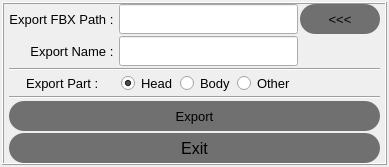
<?xml version="1.0" encoding="UTF-8"?>
<ui version="4.0">
 <class>form_exportFbxTools</class>
 <widget class="QWidget" name="form_exportFbxTools">
  <property name="geometry">
   <rect>
    <x>0</x>
    <y>0</y>
    <width>371</width>
    <height>166</height>
   </rect>
  </property>
  <property name="font">
   <font>
    <pointsize>10</pointsize>
   </font>
  </property>
  <property name="windowTitle">
   <string>Export FBX Tools v1.0</string>
  </property>
  <layout class="QGridLayout" name="gridLayout_4">
   <property name="leftMargin">
    <number>2</number>
   </property>
   <property name="topMargin">
    <number>2</number>
   </property>
   <property name="rightMargin">
    <number>2</number>
   </property>
   <property name="bottomMargin">
    <number>2</number>
   </property>
   <property name="spacing">
    <number>0</number>
   </property>
   <item row="0" column="0">
    <widget class="QFrame" name="frame">
     <property name="frameShape">
      <enum>QFrame::Box</enum>
     </property>
     <property name="frameShadow">
      <enum>QFrame::Raised</enum>
     </property>
     <layout class="QGridLayout" name="gridLayout">
      <property name="leftMargin">
       <number>5</number>
      </property>
      <property name="topMargin">
       <number>0</number>
      </property>
      <property name="rightMargin">
       <number>5</number>
      </property>
      <property name="bottomMargin">
       <number>0</number>
      </property>
      <property name="spacing">
       <number>2</number>
      </property>
      <item row="2" column="0" colspan="7">
       <widget class="Line" name="line">
        <property name="orientation">
         <enum>Qt::Horizontal</enum>
        </property>
       </widget>
      </item>
      <item row="5" column="0" colspan="7">
       <widget class="QPushButton" name="pushButton_export">
        <property name="minimumSize">
         <size>
          <width>0</width>
          <height>30</height>
         </size>
        </property>
        <property name="styleSheet">
         <string notr="true">QPushButton {
    background-color: #707070; /* 默认背景颜色 */
	border-width: 0px;
	border-radius: 15px;
}

QPushButton:hover {
    background-color: rgba(0,0,200,60); /* 鼠标悬停颜色 */
}

QPushButton:pressed {
    background-color: rgba(0,0,0,180); /* 鼠标点击颜色 */
}
</string>
        </property>
        <property name="text">
         <string>Export</string>
        </property>
       </widget>
      </item>
      <item row="3" column="4">
       <widget class="QRadioButton" name="radioButton_otherPart">
        <property name="text">
         <string>Other</string>
        </property>
       </widget>
      </item>
      <item row="6" column="0" colspan="7">
       <widget class="QPushButton" name="pushButton_exit">
        <property name="minimumSize">
         <size>
          <width>0</width>
          <height>30</height>
         </size>
        </property>
        <property name="font">
         <font>
          <pointsize>12</pointsize>
         </font>
        </property>
        <property name="styleSheet">
         <string notr="true">QPushButton {
    background-color: #707070; /* 默认背景颜色 */
	border-width: 0px;
	border-radius: 15px;
}

QPushButton:hover {
    background-color: rgba(0,0,200,60); /* 鼠标悬停颜色 */
}

QPushButton:pressed {
    background-color: rgba(0,0,0,180); /* 鼠标点击颜色 */
}
</string>
        </property>
        <property name="text">
         <string>Exit</string>
        </property>
       </widget>
      </item>
      <item row="3" column="2">
       <widget class="QRadioButton" name="radioButton_headPart">
        <property name="layoutDirection">
         <enum>Qt::LeftToRight</enum>
        </property>
        <property name="text">
         <string>Head</string>
        </property>
        <property name="checked">
         <bool>true</bool>
        </property>
       </widget>
      </item>
      <item row="3" column="0" colspan="2">
       <widget class="QLabel" name="label_2">
        <property name="text">
         <string>Export Part : </string>
        </property>
        <property name="alignment">
         <set>Qt::AlignCenter</set>
        </property>
       </widget>
      </item>
      <item row="0" column="1" colspan="5">
       <widget class="QLineEdit" name="lineEdit_fbxPath">
        <property name="minimumSize">
         <size>
          <width>0</width>
          <height>30</height>
         </size>
        </property>
        <property name="text">
         <string/>
        </property>
       </widget>
      </item>
      <item row="1" column="1" colspan="5">
       <widget class="QLineEdit" name="lineEdit_fbxName">
        <property name="minimumSize">
         <size>
          <width>0</width>
          <height>30</height>
         </size>
        </property>
       </widget>
      </item>
      <item row="3" column="3">
       <widget class="QRadioButton" name="radioButton_bodyPart">
        <property name="layoutDirection">
         <enum>Qt::LeftToRight</enum>
        </property>
        <property name="text">
         <string>Body</string>
        </property>
       </widget>
      </item>
      <item row="0" column="6">
       <widget class="QPushButton" name="pushButton_loadfbxPath">
        <property name="minimumSize">
         <size>
          <width>80</width>
          <height>30</height>
         </size>
        </property>
        <property name="styleSheet">
         <string notr="true">QPushButton {
    background-color: #707070; /* 默认背景颜色 */
	border-width: 0px;
	border-radius: 15px;
}

QPushButton:hover {
    background-color: rgba(0,0,200,60); /* 鼠标悬停颜色 */
}

QPushButton:pressed {
    background-color: rgba(0,0,0,180); /* 鼠标点击颜色 */
}
</string>
        </property>
        <property name="text">
         <string>&lt;&lt;&lt;</string>
        </property>
       </widget>
      </item>
      <item row="3" column="5" colspan="2">
       <widget class="QLabel" name="label_3">
        <property name="text">
         <string/>
        </property>
       </widget>
      </item>
      <item row="1" column="0">
       <widget class="QLabel" name="label_4">
        <property name="minimumSize">
         <size>
          <width>0</width>
          <height>30</height>
         </size>
        </property>
        <property name="text">
         <string>Export Name : </string>
        </property>
        <property name="alignment">
         <set>Qt::AlignRight|Qt::AlignTrailing|Qt::AlignVCenter</set>
        </property>
       </widget>
      </item>
      <item row="0" column="0">
       <widget class="QLabel" name="label">
        <property name="text">
         <string>Export FBX Path : </string>
        </property>
        <property name="alignment">
         <set>Qt::AlignRight|Qt::AlignTrailing|Qt::AlignVCenter</set>
        </property>
       </widget>
      </item>
      <item row="4" column="0" colspan="7">
       <widget class="Line" name="line_2">
        <property name="orientation">
         <enum>Qt::Horizontal</enum>
        </property>
       </widget>
      </item>
     </layout>
    </widget>
   </item>
  </layout>
 </widget>
 <resources/>
 <connections>
  <connection>
   <sender>pushButton_exit</sender>
   <signal>clicked()</signal>
   <receiver>form_exportFbxTools</receiver>
   <slot>close()</slot>
   <hints>
    <hint type="sourcelabel">
     <x>256</x>
     <y>153</y>
    </hint>
    <hint type="destinationlabel">
     <x>260</x>
     <y>165</y>
    </hint>
   </hints>
  </connection>
 </connections>
</ui>
